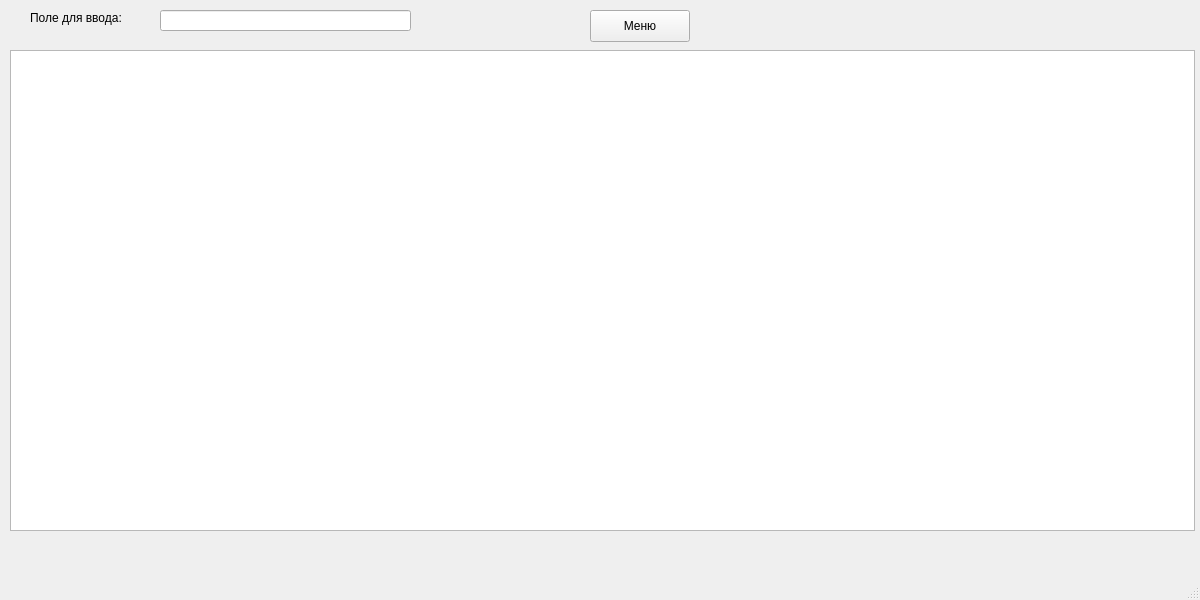
<?xml version="1.0" encoding="UTF-8"?>
<ui version="4.0">
 <class>MainWindow</class>
 <widget class="QMainWindow" name="MainWindow">
  <property name="geometry">
   <rect>
    <x>0</x>
    <y>0</y>
    <width>1200</width>
    <height>600</height>
   </rect>
  </property>
  <property name="windowTitle">
   <string>MainWindow</string>
  </property>
  <widget class="QWidget" name="centralwidget">
   <widget class="QLineEdit" name="lineEdit">
    <property name="geometry">
     <rect>
      <x>160</x>
      <y>10</y>
      <width>251</width>
      <height>21</height>
     </rect>
    </property>
   </widget>
   <widget class="QTextEdit" name="textEdit">
    <property name="geometry">
     <rect>
      <x>10</x>
      <y>50</y>
      <width>1185</width>
      <height>481</height>
     </rect>
    </property>
   </widget>
   <widget class="QPushButton" name="menu">
    <property name="geometry">
     <rect>
      <x>590</x>
      <y>10</y>
      <width>100</width>
      <height>32</height>
     </rect>
    </property>
    <property name="text">
     <string>Меню</string>
    </property>
   </widget>
   <widget class="QLabel" name="label_for_enter">
    <property name="geometry">
     <rect>
      <x>30</x>
      <y>10</y>
      <width>111</width>
      <height>16</height>
     </rect>
    </property>
    <property name="text">
     <string>Поле для ввода:</string>
    </property>
   </widget>
  </widget>
  <widget class="QMenuBar" name="menubar">
   <property name="geometry">
    <rect>
     <x>0</x>
     <y>0</y>
     <width>1200</width>
     <height>24</height>
    </rect>
   </property>
  </widget>
  <widget class="QStatusBar" name="statusbar"/>
 </widget>
 <resources/>
 <connections/>
</ui>
